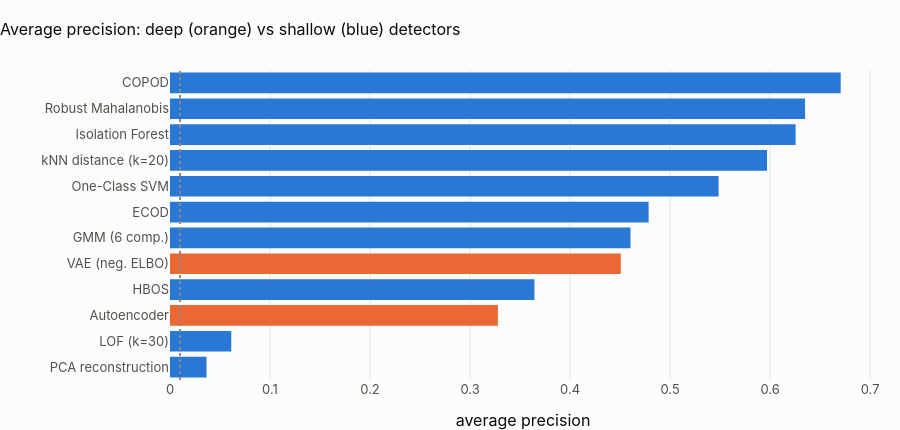

Notebook code cell kept with this figure:
### Code cell
r = allm.sort_values("AP")
fig = go.Figure(
    go.Bar(
        y=r.index,
        x=r.AP,
        orientation="h",
        marker_color=[theme.ORANGE if f == "deep" else theme.BLUE for f in r.family],
    )
)
fig.add_vline(x=yev.mean(), line_dash="dot", line_color="#8a8984")
fig.update_layout(
    height=430,
    margin=dict(l=170),
    title="Average precision: deep (orange) vs shallow (blue) detectors",
    xaxis_title="average precision",
)
fig.show()

### Figure 1 — Plotly figure (JSON) as saved in the notebook; plotly's stock layout.template omitted (floating-point values rounded to 4 significant figures)
{"data": [{"marker": {"color": ["#2a78d6", "#2a78d6", "#eb6834", "#2a78d6", "#eb6834", "#2a78d6", "#2a78d6", "#2a78d6", "#2a78d6", "#2a78d6", "#2a78d6", "#2a78d6"]}, "orientation": "h", "type": "bar", "x": [0.03653, 0.06126, 0.3279, 0.3644, 0.4508, 0.4604, 0.4786, 0.5485, 0.5969, 0.6255, 0.635, 0.6706], "y": ["PCA reconstruction", "LOF (k=30)", "Autoencoder", "HBOS", "VAE (neg. ELBO)", "GMM (6 comp.)", "ECOD", "One-Class SVM", "kNN distance (k=20)", "Isolation Forest", "Robust Mahalanobis", "COPOD"]}], "layout": {"height": 430, "margin": {"l": 170}, "shapes": [{"line": {"color": "#8a8984", "dash": "dot"}, "type": "line", "x0": 0.01009, "x1": 0.01009, "xref": "x", "y0": 0, "y1": 1, "yref": "y domain"}], "title": {"text": "Average precision: deep (orange) vs shallow (blue) detectors"}, "xaxis": {"title": {"text": "average precision"}}}}
